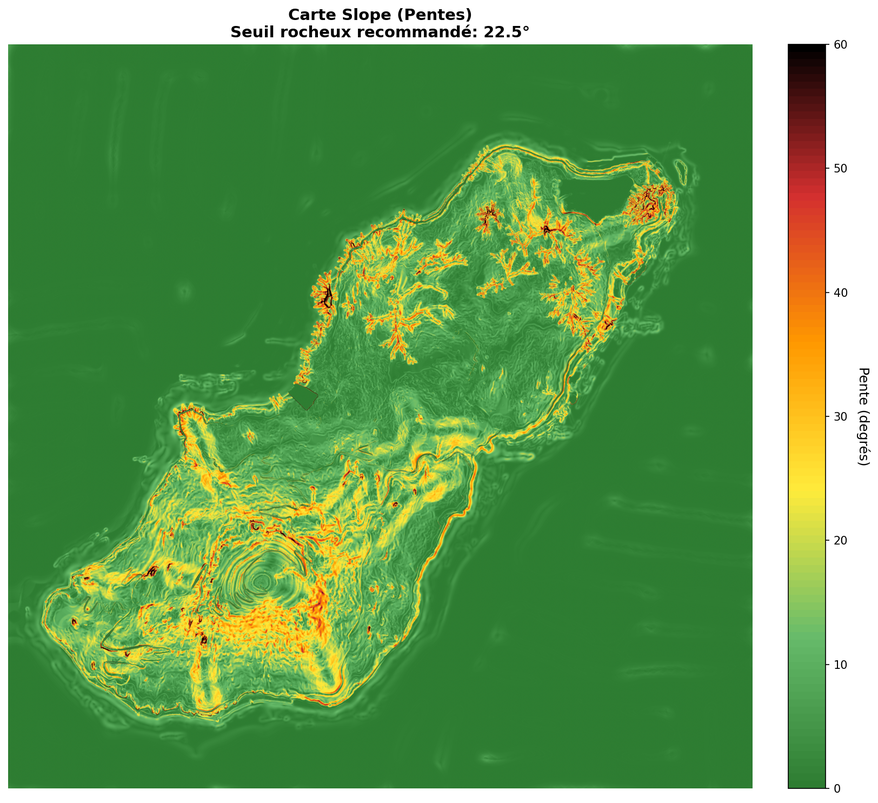
#> input picture data/projects/Zbk_island/analysis_slope/slope_heatmap.png, 878 x 803 px, shrunk from 1624 x 1485 before the run
$ python -i slope_zones_locator.py   (imports and definitions only)
#> lines starting #> are read from the running program, lines starting #| are printed output that depends on the picture
#!/usr/bin/env python3
# -*- coding: utf-8 -*-
"""
🗺️  Slope Zones Locator
Visualise et localise les zones ROCHE, TERRE, HERBE sur la heightmap
"""

import numpy as np
from PIL import Image
import matplotlib.pyplot as plt
import matplotlib.patches as mpatches
import argparse
import json
import os
from scipy import ndimage


def load_heightmap(path):
    """Charge une heightmap."""
    if path.endswith('.asc'):
        with open(path, 'r') as f:
            lines = f.readlines()
        ncols = int(lines[0].split()[1])
        nrows = int(lines[1].split()[1])
        data = []
        for line in lines[6:]:
            values = line.strip().split()
            if values:
                data.extend([float(v) for v in values])
        return np.array(data).reshape(nrows, ncols).astype(np.float32)
    else:
        img = Image.open(path)
#> img is the input picture: PIL image 878x803 RGBA; mean R, G, B, A 106, 159.4, 90.8, 255
        arr = np.array(img, dtype=np.float32)
        if arr.ndim == 3:
            return arr[:, :, 0]
        return arr


def calculate_slope(heightmap):
    """Calcule les pentes."""
    gx = ndimage.sobel(heightmap, axis=1)
    gy = ndimage.sobel(heightmap, axis=0)
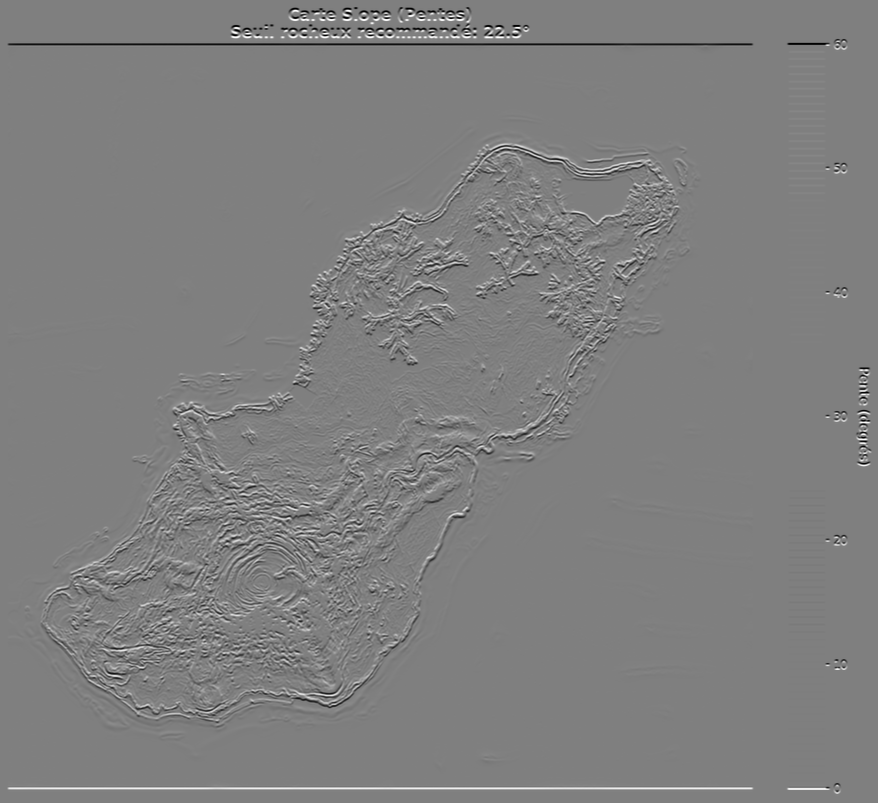
#> gy: shape (803, 878) float32; min -1020, max 1020, mean 0; drawn with min black and max white
    gradient_magnitude = np.sqrt(gx**2 + gy**2)
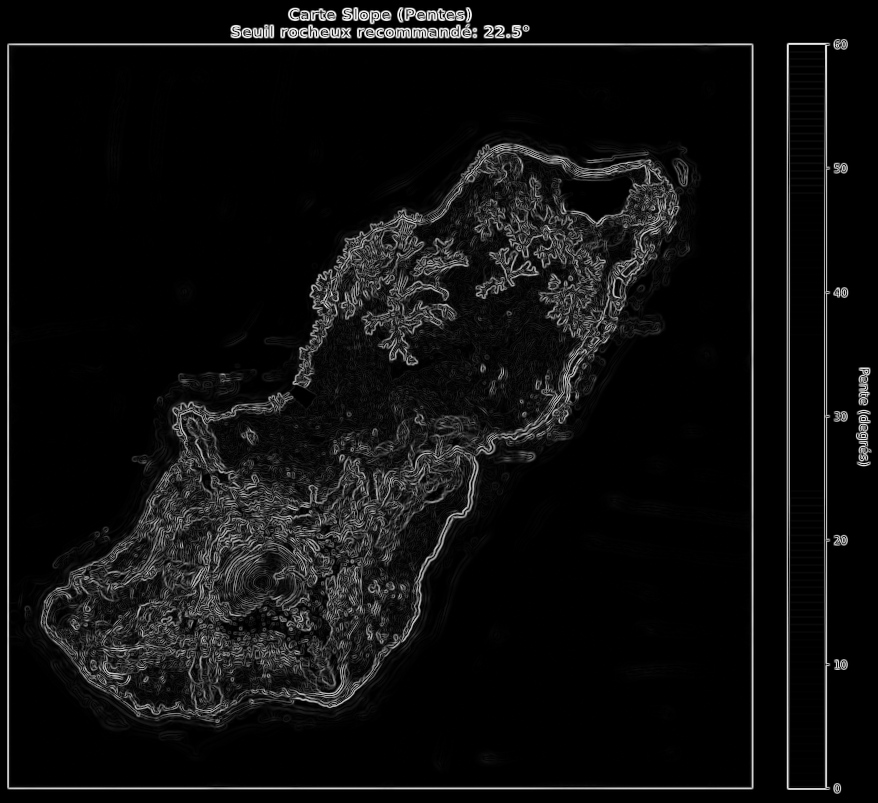
#> gradient_magnitude: shape (803, 878) float32; min 0, max 1081.9, mean 66.2; drawn with min black and max white
    slope_degrees = np.arctan(gradient_magnitude) * 180 / np.pi
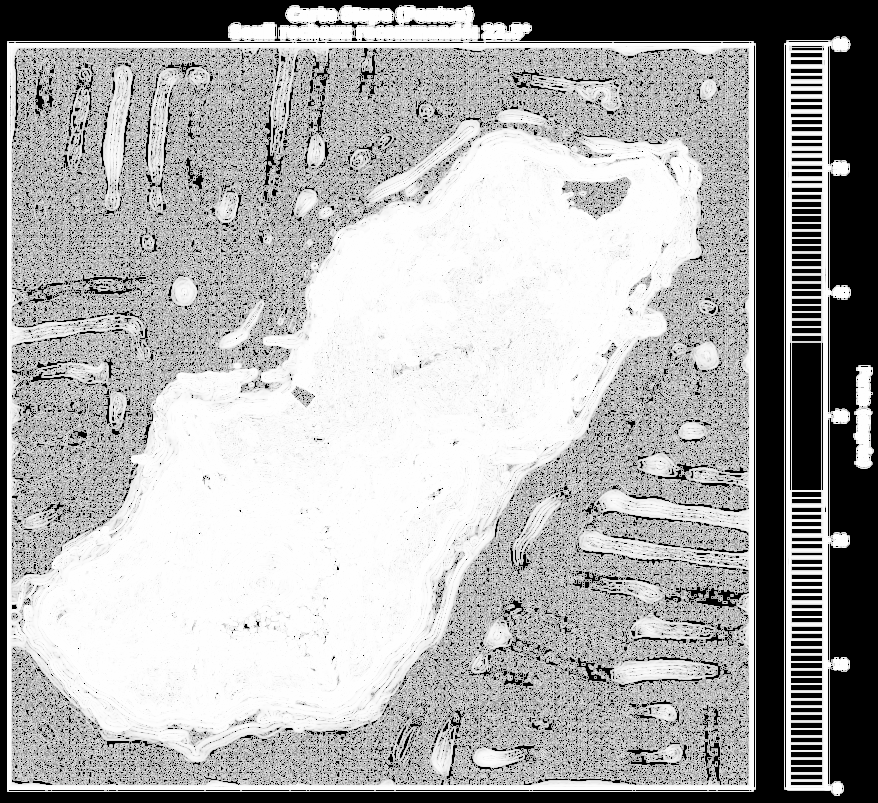
#> slope_degrees: shape (803, 878) float32; min 0, max 89.95, mean 60.8; drawn with min black and max white
    return slope_degrees


def generate_slope_zones_map(heightmap_path, output_dir='output',
                            slope_grass_max=15,
                            slope_soil_max=45):
    """
    Génère une carte des zones de pente avec couleurs distinctes.
    """

    print(f"\n{'='*70}")
    print("🗺️  SLOPE ZONES LOCATOR")
    print(f"{'='*70}")

    os.makedirs(output_dir, exist_ok=True)

    # Charger et calculer
    heightmap = load_heightmap(heightmap_path)
    slopes = calculate_slope(heightmap)

    print(f"\n✅ Heightmap: {heightmap.shape}")
#| ✅ Heightmap: (803, 878)
    print(f"   Min pente: {slopes.min():.1f}°")
#|    Min pente: 0.0°
    print(f"   Max pente: {slopes.max():.1f}°")
#|    Max pente: 89.9°

    # Créer zones colorées
    # 0 = Herbe (vert)
    # 1 = Terre (brun)
    # 2 = Roche (gris)
    zones = np.zeros(slopes.shape, dtype=np.uint8)
    zones[(slopes >= slope_grass_max) & (slopes <= slope_soil_max)] = 1  # Terre
    zones[slopes > slope_soil_max] = 2  # Roche

    # Statistiques
    grass_pct = np.sum(zones == 0) / zones.size * 100
    soil_pct = np.sum(zones == 1) / zones.size * 100
    rock_pct = np.sum(zones == 2) / zones.size * 100

    print(f"\n📊 Distribution:")
    print(f"   🌱 HERBE (Grass): {grass_pct:.1f}%")
    print(f"   🌍 TERRE (Soil):  {soil_pct:.1f}%")
    print(f"   🪨 ROCHE (Rock):  {rock_pct:.1f}%")

    # Créer image colorée
    print(f"\n🎨 Génération de la carte colorée...")

    # Palette: Herbe=Vert, Terre=Brun, Roche=Gris
    colors = np.array([
        [34, 139, 34],      # Herbe - Vert foncé
        [139, 69, 19],      # Terre - Brun
        [169, 169, 169]     # Roche - Gris
    ], dtype=np.uint8)

    colored_map = colors[zones]

    # Sauvegarder carte colorée
    colored_img = Image.fromarray(colored_map, mode='RGB')
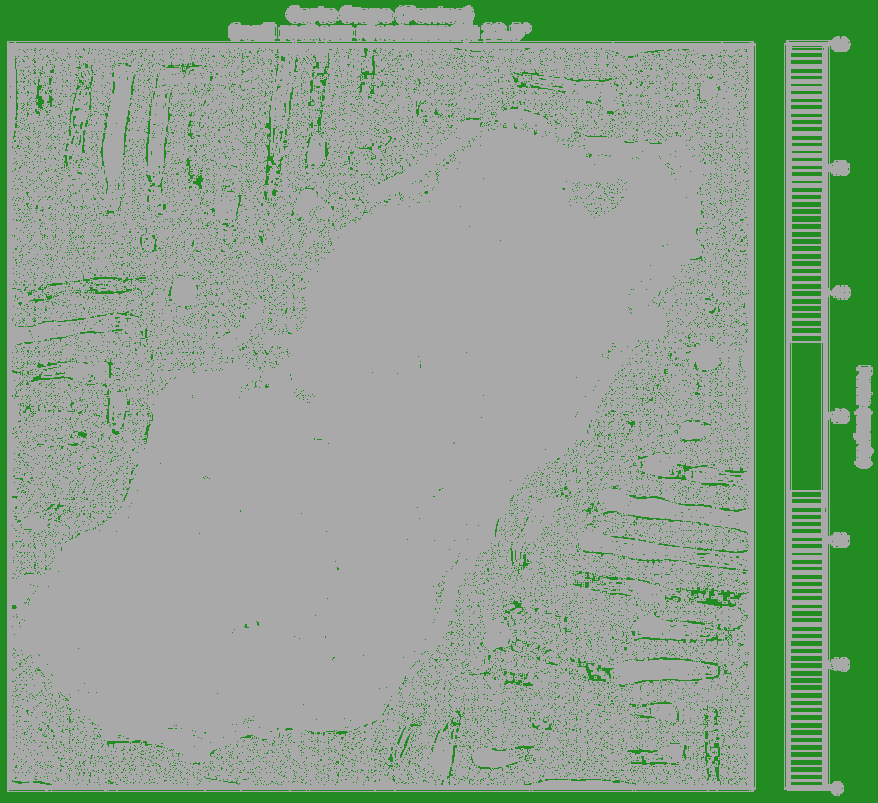
#> colored_img: PIL image 878x803 RGB; mean R, G, B 140.1, 162.6, 140.1
    colored_path = os.path.join(output_dir, 'zones_colored_map.png')
    colored_img.save(colored_path)
    print(f"   ✅ Carte colorée: {colored_path}")

    # Créer heatmap avec pentes en gradient
    print(f"\n📈 Génération de la heatmap des pentes...")

    # Normaliser pentes pour affichage [0, 255]
    slopes_normalized = ((slopes - slopes.min()) / (slopes.max() - slopes.min()) * 255).astype(np.uint8)

    # Appliquer colormap
    from matplotlib import cm
    colormap = cm.get_cmap('terrain')
    heatmap_array = colormap(slopes_normalized / 255.0)
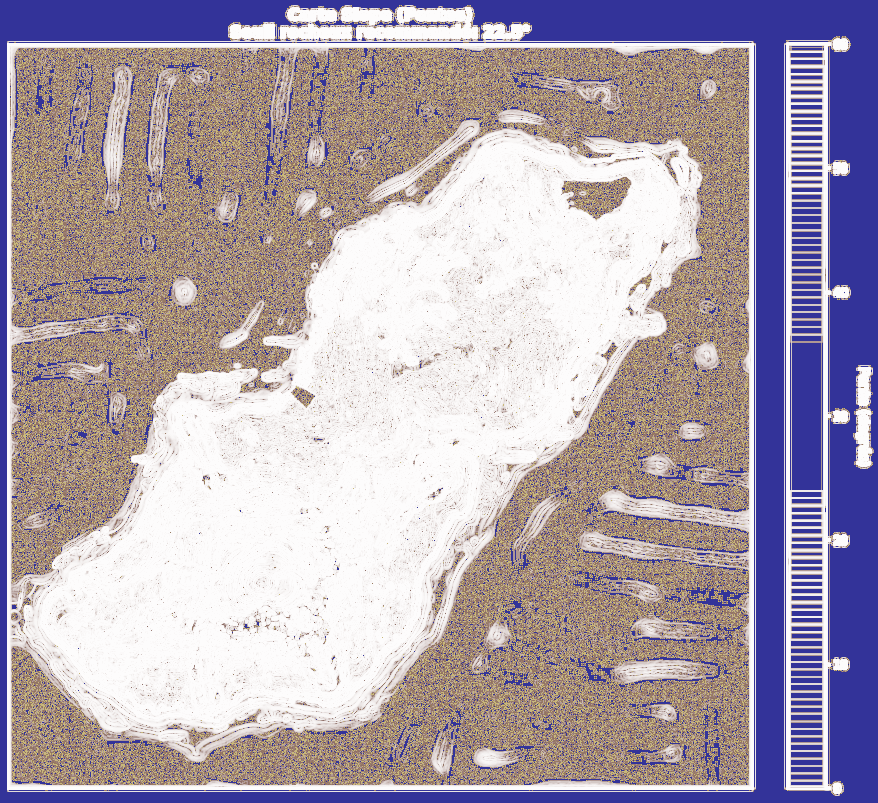
#> heatmap_array: shape (803, 878, 4) float64; mean of channels 0, 1, 2, 3 0.68, 0.638, 0.685, 1; drawn as R, G, B
    heatmap_rgb = (heatmap_array[:, :, :3] * 255).astype(np.uint8)

    heatmap_img = Image.fromarray(heatmap_rgb, mode='RGB')
    heatmap_path = os.path.join(output_dir, 'slope_heatmap.png')
    heatmap_img.save(heatmap_path)
    print(f"   ✅ Heatmap: {heatmap_path}")

    # Créer visualisation avec matplotlib (vue zoomée)
    print(f"\n📊 Génération du rapport visuel...")

    fig, axes = plt.subplots(2, 2, figsize=(14, 12))
    fig.suptitle('🗺️  SLOPE ZONES ANALYSIS', fontsize=16, fontweight='bold')

    # 1. Carte colorée
    ax = axes[0, 0]
    ax.imshow(colored_map)
    ax.set_title('🎨 Zones Matériaux')
    ax.set_xlabel('X (pixels)')
    ax.set_ylabel('Y (pixels)')
    green_patch = mpatches.Patch(color=[34/255, 139/255, 34/255], label='Herbe')
    brown_patch = mpatches.Patch(color=[139/255, 69/255, 19/255], label='Terre')
    gray_patch = mpatches.Patch(color=[169/255, 169/255, 169/255], label='Roche')
    ax.legend(handles=[green_patch, brown_patch, gray_patch], loc='upper right')

    # 2. Heatmap pentes
    ax = axes[0, 1]
    im = ax.imshow(slopes, cmap='terrain')
    ax.set_title('📈 Heatmap Pentes (degrés)')
    ax.set_xlabel('X (pixels)')
    ax.set_ylabel('Y (pixels)')
    cbar = plt.colorbar(im, ax=ax)
    cbar.set_label('Pente (°)')

    # 3. Histogramme des pentes
    ax = axes[1, 0]
    ax.hist(slopes.flatten(), bins=50, color='steelblue', edgecolor='black', alpha=0.7)
    ax.axvline(slope_grass_max, color='green', linestyle='--', linewidth=2, label=f'Herbe/Terre ({slope_grass_max}°)')
    ax.axvline(slope_soil_max, color='red', linestyle='--', linewidth=2, label=f'Terre/Roche ({slope_soil_max}°)')
    ax.set_xlabel('Pente (degrés)')
    ax.set_ylabel('Fréquence')
    ax.set_title('📊 Distribution des Pentes')
    ax.legend()
    ax.grid(alpha=0.3)

    # 4. Statistiques texte
    ax = axes[1, 1]
    ax.axis('off')

    stats_text = f"""
    📋 STATISTIQUES DES ZONES

    🌱 HERBE (< {slope_grass_max}°)
       {grass_pct:.1f}% du terrain
       Zone: PLATES, terrains traversables

    🌍 TERRE ({slope_grass_max}° - {slope_soil_max}°)
       {soil_pct:.1f}% du terrain
       Zone: PENTES MODÉRÉES

    🪨 ROCHE (> {slope_soil_max}°)
       {rock_pct:.1f}% du terrain
       Zone: FALAISES, zones escarpées

    📐 PENTES GLOBALES
       Min: {slopes.min():.1f}°
       Max: {slopes.max():.1f}°
       Moyenne: {slopes.mean():.1f}°
    """

    ax.text(0.1, 0.5, stats_text, fontsize=11, family='monospace',
            verticalalignment='center',
            bbox=dict(boxstyle='round', facecolor='wheat', alpha=0.5))

    # Sauvegarder figure
    report_viz_path = os.path.join(output_dir, 'zones_analysis_report.png')
    plt.tight_layout()
    plt.savefig(report_viz_path, dpi=100, bbox_inches='tight')
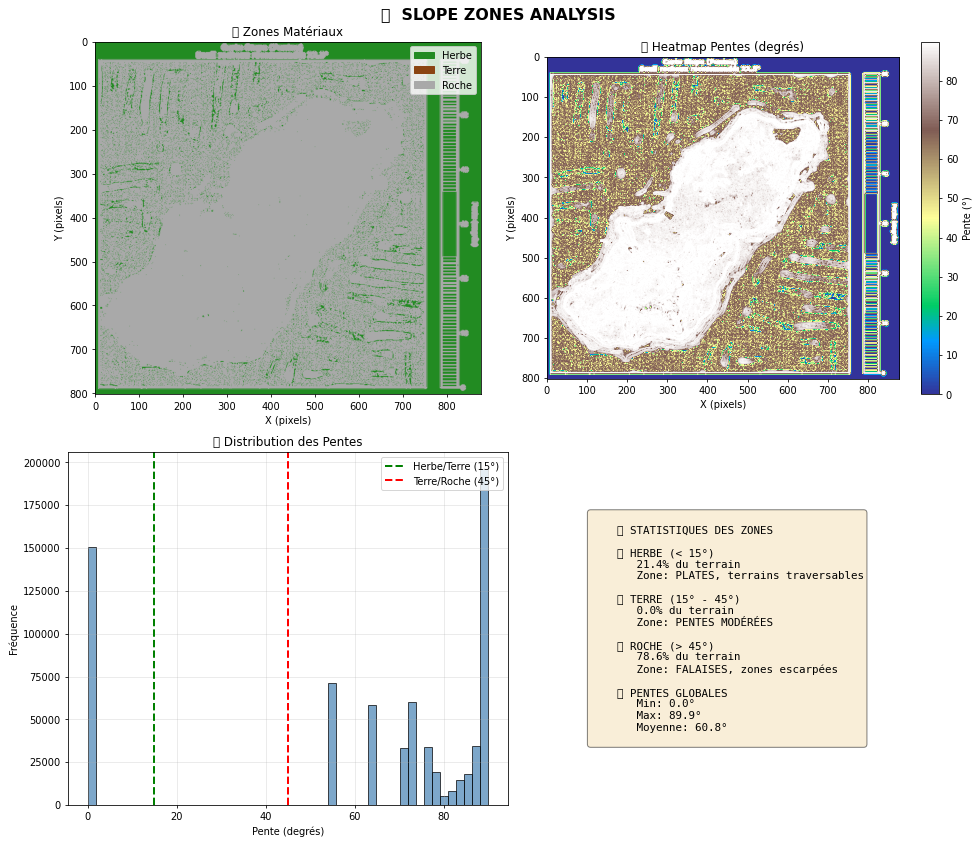
#> figure drawn by matplotlib, 4 panels; panel 3: tallest bar 196225 high, from x = 88.15 to 89.95
    print(f"   ✅ Rapport visuel: {report_viz_path}")

    plt.close()

    # Créer JSON rapport détaillé
    report = {
        'type': 'slope_zones_analysis',
        'heightmap_shape': list(heightmap.shape),
        'thresholds': {
            'grass_max_degrees': slope_grass_max,
            'soil_max_degrees': slope_soil_max,
            'rock_min_degrees': slope_soil_max
        },
        'slope_stats': {
            'min_degrees': float(slopes.min()),
            'max_degrees': float(slopes.max()),
            'mean_degrees': float(slopes.mean())
        },
        'zone_distribution': {
            'grass_pct': float(grass_pct),
            'soil_pct': float(soil_pct),
            'rock_pct': float(rock_pct)
        },
        'files_generated': {
            'colored_map': 'zones_colored_map.png',
            'heatmap': 'slope_heatmap.png',
            'report_visualization': 'zones_analysis_report.png',
            'json_report': 'zones_report.json'
        }
    }

    report_path = os.path.join(output_dir, 'zones_report.json')
    with open(report_path, 'w') as f:
        json.dump(report, f, indent=2)

    print(f"\n{'='*70}")
    print("✨ ANALYSE COMPLÈTE!")
    print(f"{'='*70}")
    print(f"\n📂 Fichiers générés dans: {os.path.abspath(output_dir)}")
    print(f"\n   • zones_colored_map.png - Carte avec zones distinctes")
    print(f"   • slope_heatmap.png - Gradient de pentes")
    print(f"   • zones_analysis_report.png - Rapport visuel complet")
    print(f"   • zones_report.json - Données détaillées")

    print(f"\n{'='*70}\n")

    return zones, slopes


def main():
    parser = argparse.ArgumentParser(
        description="🗺️  Slope Zones Locator - Visualise où sont les roches/terres/herbes"
    )

    parser.add_argument('heightmap', help='Heightmap source (.asc ou .png)')
    parser.add_argument('--output', default='output', help='Dossier de sortie')
    parser.add_argument('--grass-max', type=float, default=15, help='Seuil herbe (défaut: 15°)')
    parser.add_argument('--soil-max', type=float, default=45, help='Seuil terre (défaut: 45°)')

    args = parser.parse_args()

    try:
        zones, slopes = generate_slope_zones_map(
            args.heightmap,
            output_dir=args.output,
            slope_grass_max=args.grass_max,
            slope_soil_max=args.soil_max
        )
        return 0

    except Exception as e:
        print(f"\n❌ Erreur: {e}")
        import traceback
        traceback.print_exc()
        return 1


# [3 lines not run here, left out]

>>> result = generate_slope_zones_map('../data/projects/Zbk_island/analysis_slope/slope_heatmap.png')
